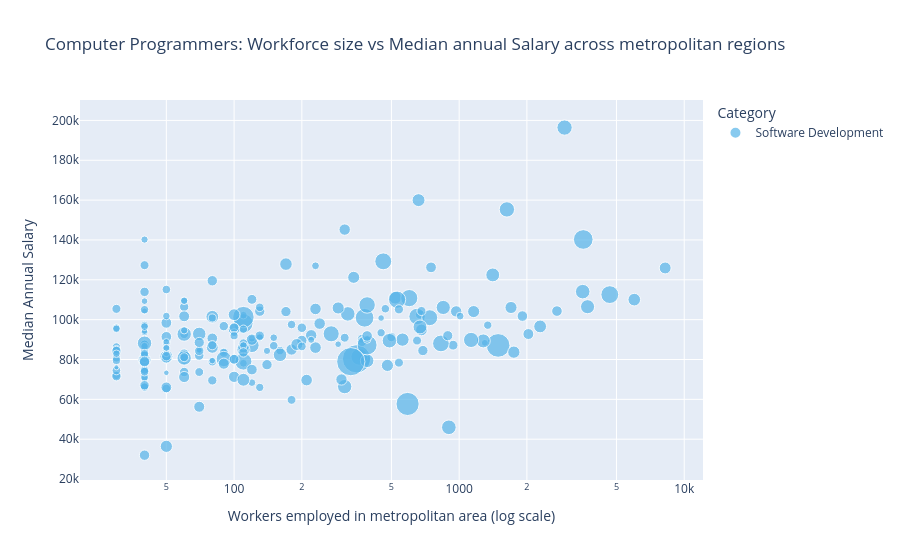

Notebook cell for this chart:
### Code cell
figure_scatter['Computer Programmers'].show()

### Figure 1 — Plotly figure (JSON) as saved in the notebook; plotly's stock layout.template omitted (floating-point values rounded to 4 significant figures; data arrays with more than 128 entries replaced by an {"elided": "..."} marker saying what was removed)
{"data": [{"customdata": {"elided": "230x1 float values"}, "hovertemplate": "<b>%{hovertext}</b><br><br>Category=Software Development<br>Workers employed in metropolitan area (log scale)=%{x}<br>Median Annual Salary=%{y}<br>Location quotient=%{customdata[0]}<extra></extra>", "hovertext": {"elided": "230 str values"}, "legendgroup": "Software Development", "marker": {"color": "#56B4E9", "size": {"elided": "230 float values"}, "sizemode": "area", "sizeref": 0.01528, "symbol": "circle"}, "mode": "markers", "name": "Software Development", "orientation": "v", "showlegend": true, "type": "scatter", "x": {"elided": "230 int values"}, "xaxis": "x", "y": {"elided": "230 int values"}, "yaxis": "y"}], "layout": {"autosize": true, "legend": {"itemsizing": "constant", "title": {"text": "Category"}, "tracegroupgap": 0}, "title": {"text": "Computer Programmers: Workforce size vs Median annual Salary across metropolitan regions"}, "xaxis": {"anchor": "y", "autorange": true, "domain": [0, 1], "range": [1.322, 4.076], "title": {"text": "Workers employed in metropolitan area (log scale)"}, "type": "log"}, "yaxis": {"anchor": "x", "autorange": true, "domain": [0, 1], "range": [20440.0, 208900.0], "title": {"text": "Median Annual Salary"}, "type": "linear"}}}
